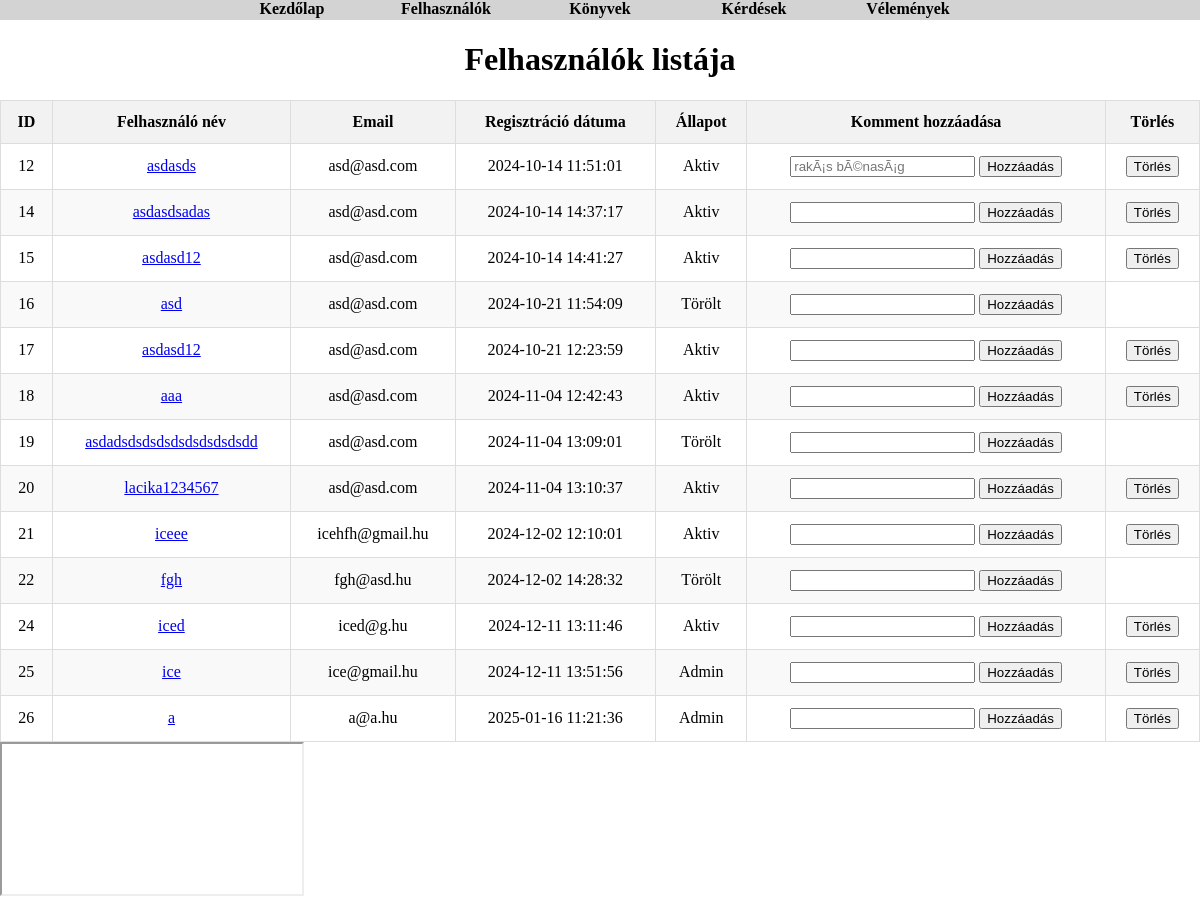
The app's page /admin/?p=userek, older data.
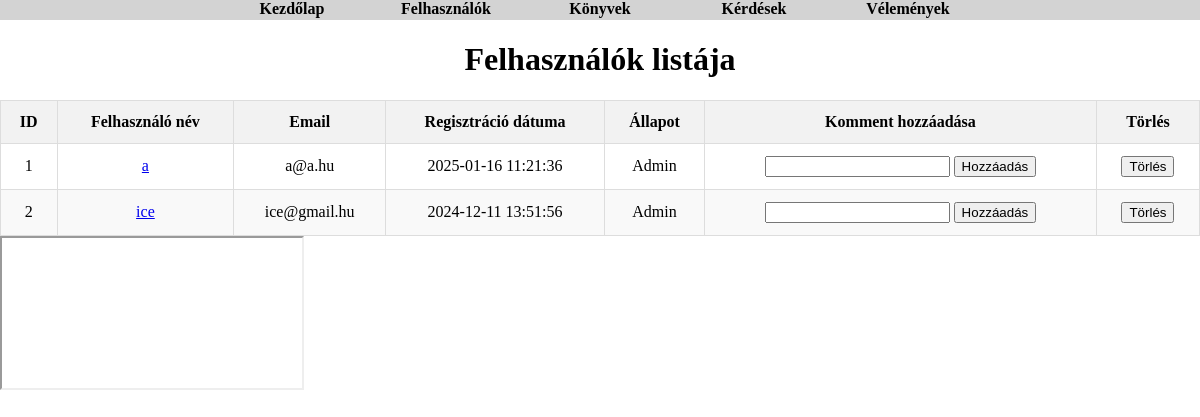
The same page, newer data.
### tables this page shows
CREATE TABLE `user` (
  `uid` int(255) NOT NULL,
  `username` varchar(100) NOT NULL,
  `uemail` varchar(255) NOT NULL,
  `upassword` varchar(64) NOT NULL,
  `uprofkepnev` varchar(50) NOT NULL,
  `uprofkepnev_eredetinev` varchar(250) NOT NULL,
  `udatum` datetime NOT NULL,
  `uip` varchar(48) NOT NULL,
  `usession` varchar(8) NOT NULL,
  `ustatusz` varchar(2) NOT NULL,
  `ukomment` text NOT NULL
);

### admin/userek.php (the view, shortened to what this page needs)
<?php
include("../kapcsolat.php");
$query = "SELECT * FROM user";
$result = mysqli_query($adb, $query);
?>
<!DOCTYPE html>
<html lang="hu">
<head>
</head>
<body>
    <h1>Felhasználók listája</h1>
    <table>
        <thead>
            <tr>
                <th>ID</th>
                <th>Felhasználó név</th>
                <th>Email</th>
                <th>Regisztráció dátuma</th>
                <th>Állapot</th>
                <th>Komment hozzáadása</th>
                <th>Törlés</th>
            </tr>
        </thead>
        <tbody>
            <?php
            while ($row = mysqli_fetch_assoc($result)) {
                echo "<tr>";
                echo "<td>" . htmlspecialchars($row['uid']) . "</td>";
                echo "<td><a href='../?p=adatlapom&id=" . urlencode($row['uid']) . "'>" . htmlspecialchars($row['username']) . "</a></td>";
                echo "<td>" . htmlspecialchars($row['uemail']) . "</td>";
                echo "<td>" . htmlspecialchars($row['udatum']) . "</td>";
                if ($row['ustatusz'] == 'a') {
                    echo "<td>Aktiv</td>";
                }elseif ($row['ustatusz'] == 'b') {
                    echo "<td>Admin</td>";
                }else {
                    echo "<td>Törölt</td>";
                }
                if (isset($row['ukomment']) ) {
                    echo "<td>
                        <form method='POST' action='admin_komment.php'>
                            <input type='hidden' name='uid' value='" . htmlspecialchars($row['uid']) . "'>
                            <input type='text' name='ukomment' placeholder='". htmlspecialchars($row['ukomment']) ."'>
                            <button type='submit'>Hozzáadás</button>
                        </form>
                    </td>";
                }
                if ($row['ustatusz'] != 'c') {
                    echo "<td>
                        <form method='POST' action='admin_delete_user.php'>
                            <input type='hidden' name='uid' value='" . htmlspecialchars($row['uid']) . "'>
                            <button type='submit' onclick='return confirm(\"Biztosan törölni akarod?\")'>Törlés</button>
                        </form>
                        </td>";
                }
                echo "</tr>";
            }
            ?>
        </tbody>
    </table>
</body>
</html>

Row changes from the older to the newer data that the page shows:
removed user: uid "12", username "asdasds", uemail "asd@asd.com", udatum "2024-10-14 11:51:01", ustatusz "Aktiv", ukomment "rakÃ¡s bÃ©nasÃ¡g"
removed user: uid "14", username "asdasdsadas", uemail "asd@asd.com", udatum "2024-10-14 14:37:17", ustatusz "Aktiv"
removed user: uid "15", username "asdasd12", uemail "asd@asd.com", udatum "2024-10-14 14:41:27", ustatusz "Aktiv"
removed user: uid "16", username "asd", uemail "asd@asd.com", udatum "2024-10-21 11:54:09", ustatusz "Törölt"
removed user: uid "17", username "asdasd12", uemail "asd@asd.com", udatum "2024-10-21 12:23:59", ustatusz "Aktiv"
removed user: uid "18", username "aaa", uemail "asd@asd.com", udatum "2024-11-04 12:42:43", ustatusz "Aktiv"
removed user: uid "19", username "asdadsdsdsdsdsdsdsdsdsdd", uemail "asd@asd.com", udatum "2024-11-04 13:09:01", ustatusz "Törölt"
removed user: uid "20", username "lacika1234567", uemail "asd@asd.com", udatum "2024-11-04 13:10:37", ustatusz "Aktiv"
removed user: uid "21", username "iceee", uemail "icehfh@gmail.hu", udatum "2024-12-02 12:10:01", ustatusz "Aktiv"
removed user: uid "22", username "fgh", uemail "fgh@asd.hu", udatum "2024-12-02 14:28:32", ustatusz "Törölt"
removed user: uid "24", username "iced", uemail "iced@g.hu", udatum "2024-12-11 13:11:46", ustatusz "Aktiv"
removed user: uid "25", username "ice", uemail "ice@gmail.hu", udatum "2024-12-11 13:51:56", ustatusz "Admin"
removed user: uid "26", username "a", uemail "a@a.hu", udatum "2025-01-16 11:21:36", ustatusz "Admin"
added user: uid "1", username "a", uemail "a@a.hu", udatum "2025-01-16 11:21:36", ustatusz "Admin"
added user: uid "2", username "ice", uemail "ice@gmail.hu", udatum "2024-12-11 13:51:56", ustatusz "Admin"
